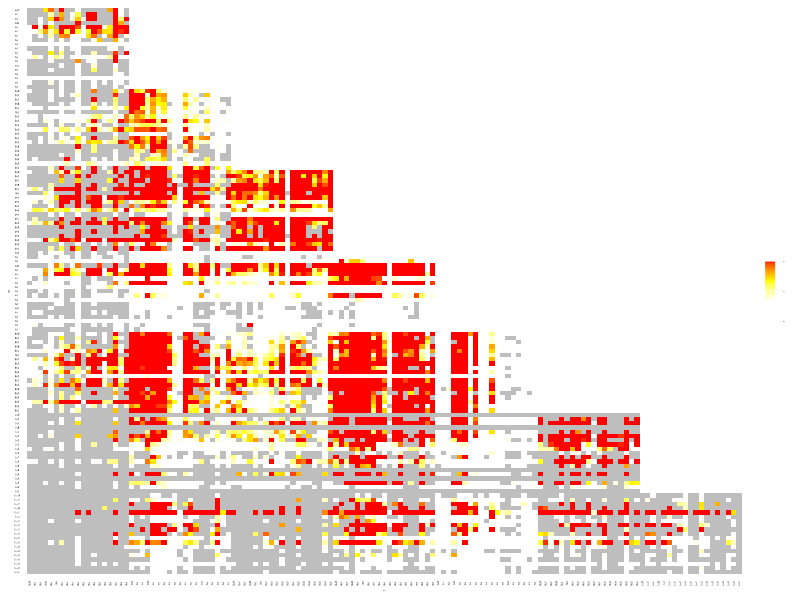
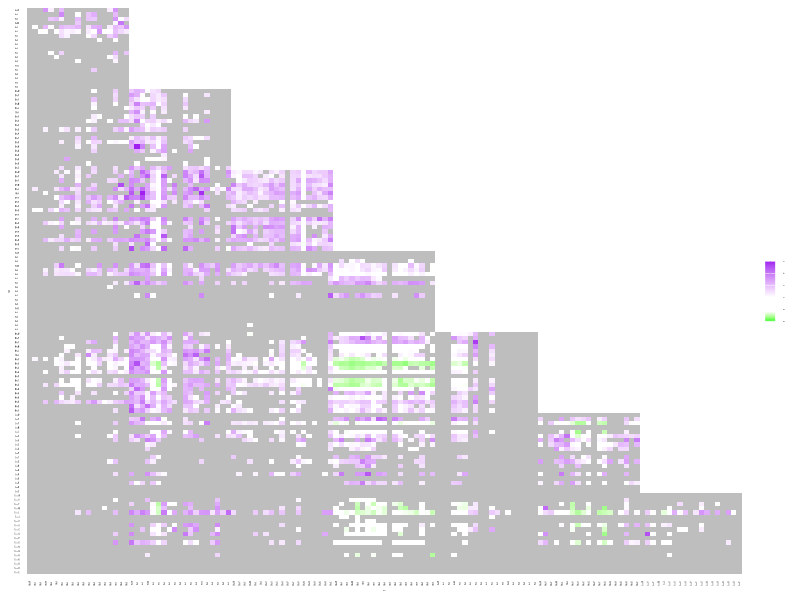
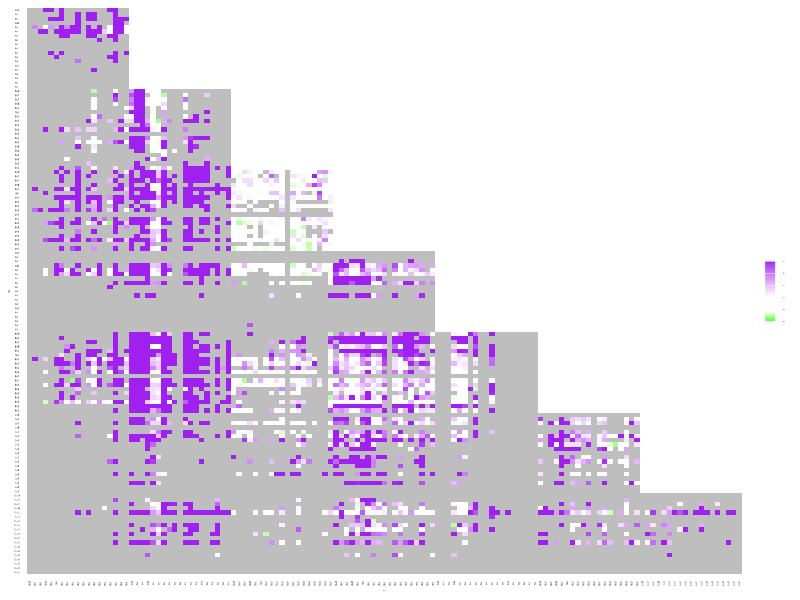

Here is the R script that generated these plots, in order:
#R code
library(ggplot2)
library(scales)
library(RColorBrewer)
library(readr)
library(tidyr)
library(reshape)
library(stringr)
library(dplyr)
library(ggrepel)
library(gridExtra)
require(cowplot)

aa_levels   <- rev(c('E','D','R','K','H','Q','N','S','T','P','G','C','A','V','I','L','M','F','Y','W','_'))
resi_levels <- c('Q42','I45','D46','Q47','I48','N49','L52','T111')
mut_levels <- c()
for (resi in resi_levels){
  for (aa in aa_levels){
    mut_levels <- c(mut_levels,paste(resi,aa,sep=''))
    }
  }

capping1 <- function(v){
  if (v > 1){return (1)}
  else{return (v)}
  }

capping5 <- function(v){
  if (v > 5){return (5)}
  else{return (v)}
  }

plot_fit_heatmap2 <- function(Fit_Table, graphname){
  textsize <- 1
  p <-  ggplot() + 
	  geom_tile(data=Fit_Table, aes(x=mut1,y=mut2,fill=mapply(capping1,score))) +
	  scale_fill_gradientn(colours=c("white", "white", "yellow", "red"),
		limits= c(0,1),
		values=rescale(c(0, 0.33, 0.66, 1)),
		guide="colorbar",
		breaks=c(0,0.5,1),
		labels=c('0.0','0.5','1.0'),
		na.value="grey") +
	  theme_classic() +
	  theme(axis.text=element_text(size=textsize,face="bold",colour = 'black'),
		axis.text.x=element_text(angle=90,hjust=1,vjust=0.5,colour = 'black'),
		axis.text.y=element_text(hjust=0.5,vjust=0.5,colour = 'black'),
		axis.title=element_text(size=textsize,face="bold"),
		axis.line = element_line(colour = 'black', size = 0),
		axis.ticks = element_blank(),
		legend.title=element_blank(),
		panel.border = element_rect(colour = "black", fill=NA, size=0)) +
	  guides(fill = guide_colorbar(ticks = FALSE, barwidth=0.5, barheight=3,
				       label.theme = element_text(colour="black",size=textsize,angle=0,face='bold')))
  ggsave(graphname,p,width=3.5,height=3,dpi=600)
  }

plot_esp_heatmap2 <- function(EspTable,graphname){
  textsize    <- 1
  p <-  ggplot() +
          geom_tile(data=EspTable, aes(x=mut1,y=mut2,fill=mapply(capping5,score))) +
          scale_fill_gradientn(colours=c("green", "white", "white", "white", "purple"),
                limits= c(0,5),
                values=rescale(c(0, 0.8, 1, 2, 5)),
                guide="colorbar",
                breaks=c(0,1,2,3,4,5),
                labels=c('0.0','1.0','2.0','3.0','4.0','5.0'),
                na.value="grey") +
          theme_classic() +
          theme(axis.text=element_text(size=textsize,face="bold",colour = 'black'),
                axis.text.x=element_text(angle=90,hjust=1,vjust=0.5,colour = 'black'),
                axis.text.y=element_text(hjust=0.5,vjust=0.5,colour = 'black'),
                axis.title=element_text(size=textsize,face="bold"),
                axis.line = element_line(colour = 'black', size = 0),
		axis.ticks = element_blank(),
                legend.title=element_blank(),
                panel.border = element_rect(colour = "black", fill=NA, size=0)) +
          guides(fill = guide_colorbar(ticks = FALSE, barwidth=0.5, barheight=3,
                                       label.theme = element_text(colour="black",size=textsize,angle=0,face='bold'))) 
  ggsave(graphname,p,width=3.5,height=3,dpi=600)
  }

Fit_Table <- read_tsv('result/Heatmap_D.tsv') %>%
               mutate(mut1=factor(mut1,level=mut_levels)) %>%
               mutate(mut2=factor(mut2,level=rev(mut_levels)))
fit_no_antibody_Table <- Fit_Table %>% mutate(score=fit_no_antibody)
resist_10ug_CR9114_Table <- Fit_Table %>% mutate(score=resist_10ug_CR9114)
resist_2500ng_FI6v3_Table <- Fit_Table %>% mutate(score=resist_2500ng_FI6v3)
plot_fit_heatmap2(fit_no_antibody_Table, 'graph/heatmap_fit_double.png')
plot_esp_heatmap2(resist_10ug_CR9114_Table, 'graph/heatmap_resist_10ug_CR9114_double.png')
plot_esp_heatmap2(resist_2500ng_FI6v3_Table, 'graph/heatmap_resist_2500ng_FI6v3_double.png')
